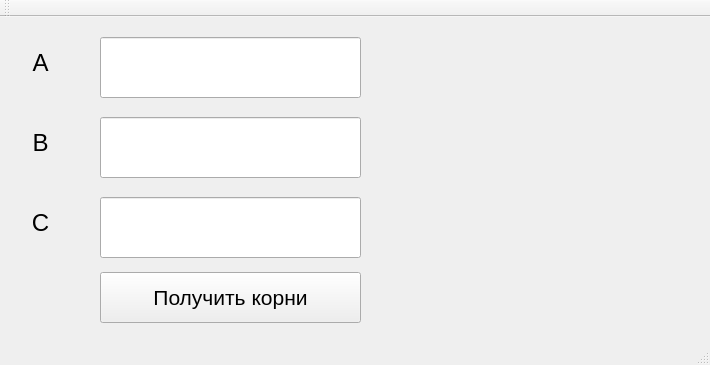
<?xml version="1.0" encoding="UTF-8"?>
<ui version="4.0">
 <class>SquareRoots</class>
 <widget class="QMainWindow" name="SquareRoots">
  <property name="geometry">
   <rect>
    <x>0</x>
    <y>0</y>
    <width>710</width>
    <height>365</height>
   </rect>
  </property>
  <property name="windowTitle">
   <string>SquareRoots</string>
  </property>
  <widget class="QWidget" name="centralWidget">
   <widget class="QLabel" name="label">
    <property name="geometry">
     <rect>
      <x>10</x>
      <y>10</y>
      <width>61</width>
      <height>71</height>
     </rect>
    </property>
    <property name="font">
     <font>
      <pointsize>18</pointsize>
     </font>
    </property>
    <property name="text">
     <string>A</string>
    </property>
    <property name="alignment">
     <set>Qt::AlignCenter</set>
    </property>
   </widget>
   <widget class="QLabel" name="label_2">
    <property name="geometry">
     <rect>
      <x>10</x>
      <y>90</y>
      <width>61</width>
      <height>71</height>
     </rect>
    </property>
    <property name="font">
     <font>
      <pointsize>18</pointsize>
     </font>
    </property>
    <property name="text">
     <string>B</string>
    </property>
    <property name="alignment">
     <set>Qt::AlignCenter</set>
    </property>
   </widget>
   <widget class="QLabel" name="label_3">
    <property name="geometry">
     <rect>
      <x>10</x>
      <y>170</y>
      <width>61</width>
      <height>71</height>
     </rect>
    </property>
    <property name="font">
     <font>
      <pointsize>18</pointsize>
     </font>
    </property>
    <property name="text">
     <string>C</string>
    </property>
    <property name="alignment">
     <set>Qt::AlignCenter</set>
    </property>
   </widget>
   <widget class="QLineEdit" name="lineEdit">
    <property name="geometry">
     <rect>
      <x>100</x>
      <y>20</y>
      <width>261</width>
      <height>61</height>
     </rect>
    </property>
    <property name="font">
     <font>
      <pointsize>15</pointsize>
     </font>
    </property>
   </widget>
   <widget class="QLineEdit" name="lineEdit_2">
    <property name="geometry">
     <rect>
      <x>100</x>
      <y>100</y>
      <width>261</width>
      <height>61</height>
     </rect>
    </property>
    <property name="font">
     <font>
      <pointsize>15</pointsize>
     </font>
    </property>
   </widget>
   <widget class="QLineEdit" name="lineEdit_3">
    <property name="geometry">
     <rect>
      <x>100</x>
      <y>180</y>
      <width>261</width>
      <height>61</height>
     </rect>
    </property>
    <property name="font">
     <font>
      <pointsize>15</pointsize>
     </font>
    </property>
   </widget>
   <widget class="QPushButton" name="pushButton">
    <property name="geometry">
     <rect>
      <x>100</x>
      <y>255</y>
      <width>261</width>
      <height>51</height>
     </rect>
    </property>
    <property name="font">
     <font>
      <pointsize>16</pointsize>
     </font>
    </property>
    <property name="text">
     <string>Получить корни</string>
    </property>
   </widget>
   <widget class="QLabel" name="label_4">
    <property name="geometry">
     <rect>
      <x>410</x>
      <y>40</y>
      <width>291</width>
      <height>251</height>
     </rect>
    </property>
    <property name="font">
     <font>
      <pointsize>12</pointsize>
     </font>
    </property>
    <property name="text">
     <string/>
    </property>
   </widget>
  </widget>
  <widget class="QMenuBar" name="menuBar">
   <property name="geometry">
    <rect>
     <x>0</x>
     <y>0</y>
     <width>710</width>
     <height>17</height>
    </rect>
   </property>
  </widget>
  <widget class="QToolBar" name="mainToolBar">
   <attribute name="toolBarArea">
    <enum>TopToolBarArea</enum>
   </attribute>
   <attribute name="toolBarBreak">
    <bool>false</bool>
   </attribute>
  </widget>
  <widget class="QStatusBar" name="statusBar"/>
 </widget>
 <layoutdefault spacing="6" margin="11"/>
 <resources/>
 <connections/>
</ui>
